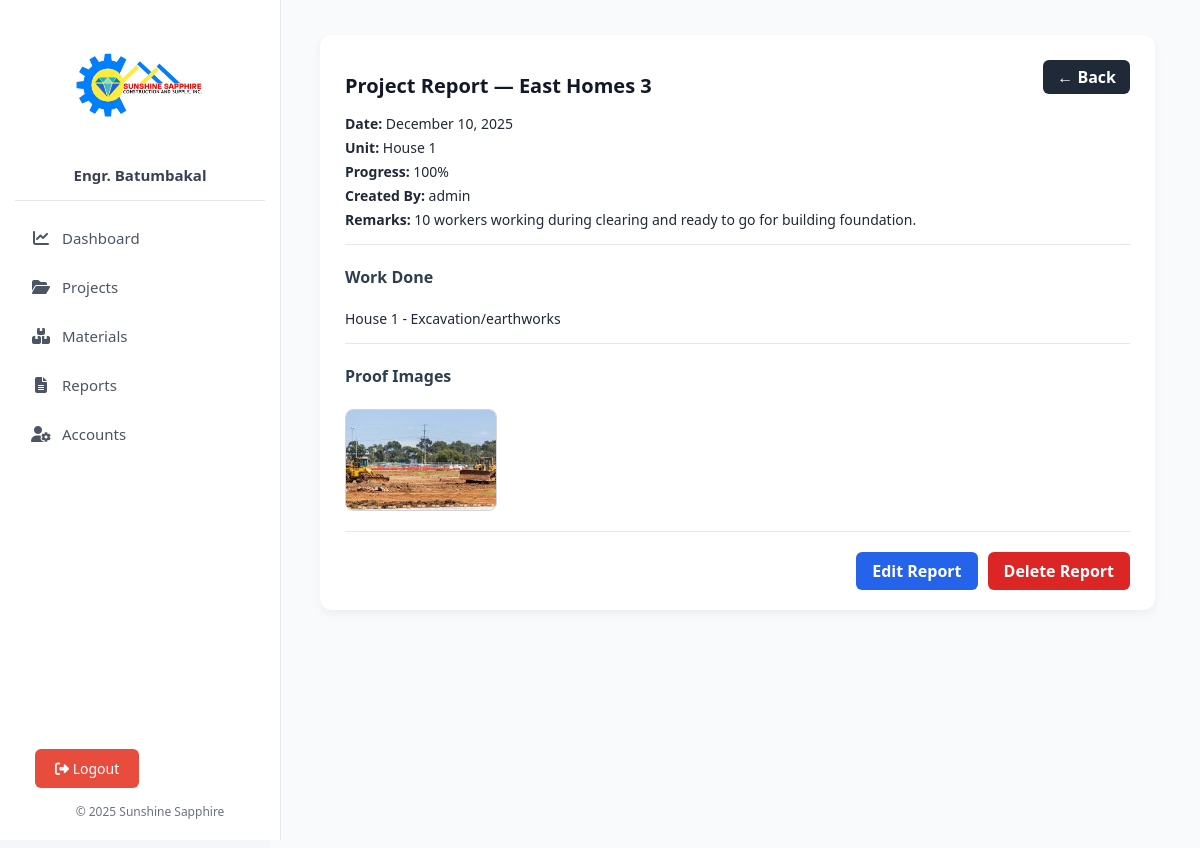
/reports/view_report.php?id=16 (signed in), run on the app's committed database.
### tables this page shows
CREATE TABLE `projects` (
  `id` int(11) NOT NULL AUTO_INCREMENT,
  `name` varchar(255) NOT NULL,
  `location` varchar(255) DEFAULT NULL,
  `units` int(11) NOT NULL DEFAULT 0,
  `progress` int(11) DEFAULT 0,
  `status` enum('Ongoing','Completed','Pending') NOT NULL DEFAULT 'Pending',
  `is_deleted` tinyint(1) DEFAULT 0,
  `deleted_at` datetime DEFAULT NULL,
  `created_at` timestamp NOT NULL DEFAULT current_timestamp(),
  `folder_path` varchar(255) DEFAULT NULL,
  PRIMARY KEY (`id`)
);

CREATE TABLE `project_reports` (
  `id` int(11) NOT NULL AUTO_INCREMENT,
  `project_id` int(11) NOT NULL,
  `unit_id` int(11) DEFAULT NULL,
  `report_date` date NOT NULL,
  `progress_percentage` int(11) DEFAULT 0,
  `work_done` text DEFAULT NULL,
  `remarks` text DEFAULT NULL,
  `created_by` varchar(100) DEFAULT NULL,
  `created_at` timestamp NOT NULL DEFAULT current_timestamp(),
  `updated_at` timestamp NOT NULL DEFAULT current_timestamp() ON UPDATE current_timestamp(),
  PRIMARY KEY (`id`),
  KEY `project_id` (`project_id`),
  CONSTRAINT `project_reports_ibfk_1` FOREIGN KEY (`project_id`) REFERENCES `projects` (`id`) ON DELETE CASCADE
);

CREATE TABLE `project_units` (
  `id` int(11) NOT NULL AUTO_INCREMENT,
  `project_id` int(11) NOT NULL,
  `name` varchar(100) NOT NULL,
  `description` text DEFAULT NULL,
  `progress` int(11) DEFAULT 0,
  `created_at` datetime DEFAULT current_timestamp(),
  PRIMARY KEY (`id`),
  KEY `project_id` (`project_id`),
  CONSTRAINT `project_units_ibfk_1` FOREIGN KEY (`project_id`) REFERENCES `projects` (`id`) ON DELETE CASCADE
);

CREATE TABLE `report_images` (
  `id` int(11) NOT NULL AUTO_INCREMENT,
  `report_id` int(11) NOT NULL,
  `image_path` varchar(255) NOT NULL,
  `caption` varchar(255) DEFAULT NULL,
  `uploaded_at` timestamp NOT NULL DEFAULT current_timestamp(),
  PRIMARY KEY (`id`),
  KEY `report_id` (`report_id`),
  CONSTRAINT `report_images_ibfk_1` FOREIGN KEY (`report_id`) REFERENCES `project_reports` (`id`) ON DELETE CASCADE
);

### reports/view_report.php (the view, shortened to what this page needs)
<?php
require_once __DIR__ . '/../includes/header.php';
require_once __DIR__ . '/../includes/db.php';
$report_id = isset($_GET['id']) ? (int)$_GET['id'] : 0;
$stmt = $conn->prepare("SELECT * FROM project_reports WHERE id = ?");
$stmt->bind_param("i", $report_id);
$stmt->execute();
$report = $stmt->get_result()->fetch_assoc();
$project_id = $report['project_id'];
$pq = $conn->prepare("SELECT name FROM projects WHERE id = ?");
$pq->bind_param("i", $project_id);
$pq->execute();
$project_name = $pq->get_result()->fetch_assoc()['name'] ?? 'Unknown Project';
$uq = $conn->prepare("SELECT name FROM project_units WHERE id = ?");
$uq->bind_param("i", $report['unit_id']);
$uq->execute();
$unit_name = $uq->get_result()->fetch_assoc()['name'] ?? 'N/A';
$images = [];
$img_stmt = $conn->prepare("SELECT id, image_path FROM report_images WHERE report_id = ?");
$img_stmt->bind_param("i", $report_id);
$img_stmt->execute();
$res = $img_stmt->get_result();
while ($r = $res->fetch_assoc()) $images[] = $r;
?>
<div class="content-wrapper">
  <div class="form-card">
    <div class="form-header-row">
      <h2>Project Report — <?= htmlspecialchars($project_name) ?></h2>
      <a href="../modules/view_project.php?id=<?= $project_id ?>&tab=reports" class="btn-back-black">← Back</a>
    </div>
    <div class="report-details">
      <p><strong>Date:</strong> <?= htmlspecialchars(date('F d, Y', strtotime($report['report_date']))) ?></p>
      <p><strong>Unit:</strong> <?= htmlspecialchars($unit_name) ?></p>
      <p><strong>Progress:</strong> <?= (int)$report['progress_percentage'] ?>%</p>
      <p><strong>Created By:</strong> <?= htmlspecialchars($report['created_by']) ?></p>
      <p><strong>Remarks:</strong> <?= nl2br(htmlspecialchars($report['remarks'])) ?></p>
      <div class="section-divider"></div>
      <h4>Work Done</h4>
      <p><?= nl2br(htmlspecialchars($report['work_done'])) ?></p>
      <div class="section-divider"></div>
      <h4>Proof Images</h4>
      <?php if (!empty($images)): ?>
        <div class="image-grid">
          <?php foreach ($images as $img): ?>
            <div class="img-item">
              <img src="report_images/<?= htmlspecialchars($img['image_path']) ?>" alt="Proof Image" class="proof-img">
            </div>
          <?php endforeach; ?>
        </div>
      <?php else: ?>
        <p style="color:#888;">No proof images uploaded.</p>
      <?php endif; ?>
      <div class="section-divider"></div>
      <div class="form-actions">
        <a href="edit_report.php?id=<?= $report_id ?>" class="btn-primary">Edit Report</a>
        <a href="delete_report.php?id=<?= $report_id ?>" class="btn-danger"
           onclick="return confirm('Are you sure you want to delete this report? This action cannot be undone.');">
           Delete Report
        </a>
      </div>
    </div>
  </div>
</div>
<?php
require_once __DIR__ . '/../includes/footer.php';
?>

### includes/header.php (style rules this page uses)
body { margin: 0; font-family: "Segoe UI", sans-serif; background-color: #f4f6f9; color: #2c3e50; }

### data on the page
projects: name "East Homes 3"
project_reports: report_date "December 10, 2025", progress_percentage "100", created_by "admin", remarks "10 workers working during clearing and ready to go for building foundation.", work_done "House 1 - Excavation/earthworks"
project_units: name "House 1"
report_images: image_path (picture)

### other printed values
$_SESSION['display_name'] "Engr. Batumbakal"
